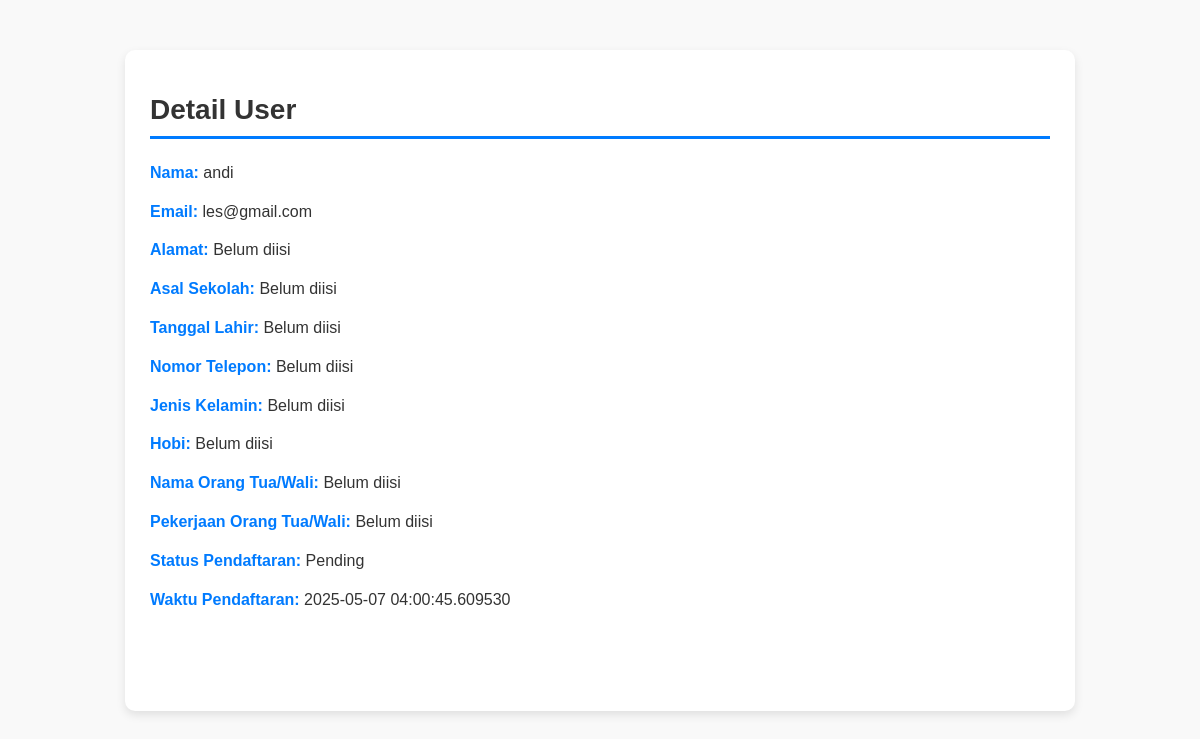
/user_detail/1, run on an earlier commit of the app's database.
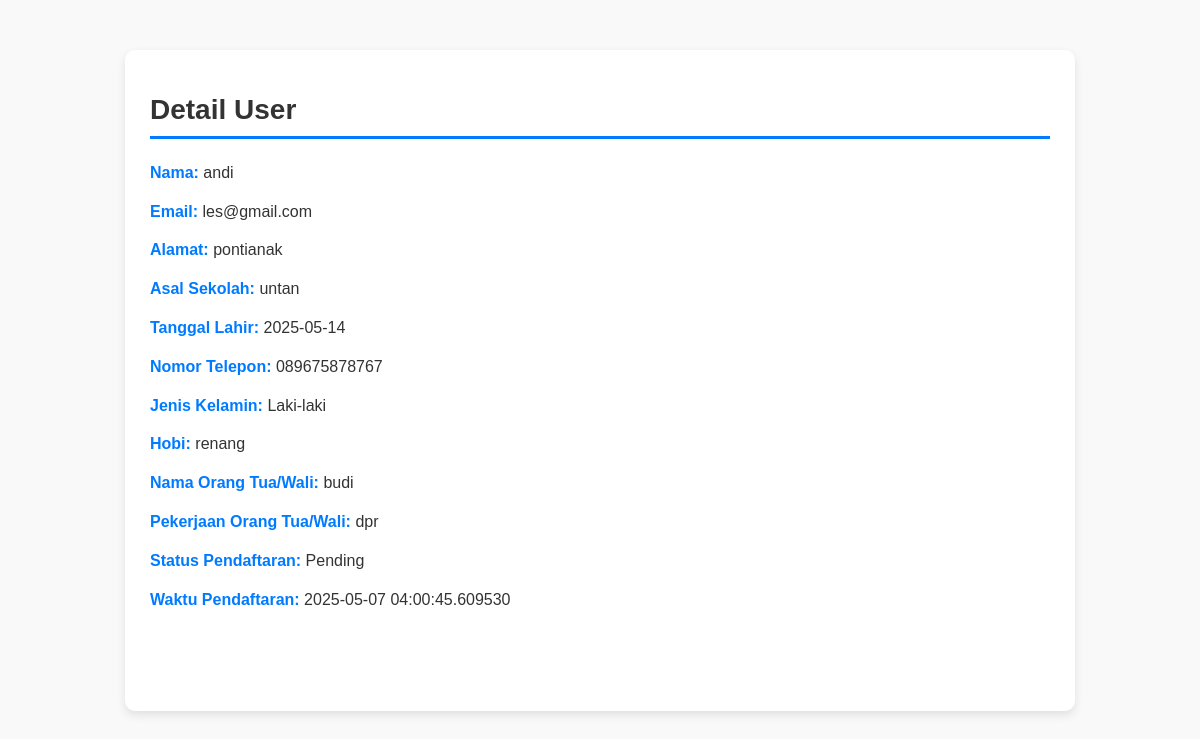
And on a later commit of the database.
### models.py (models this page shows)
class User(db.Model):
    id = db.Column(db.Integer, primary_key=True)
    name = db.Column(db.String(100), nullable=False)
    email = db.Column(db.String(100), unique=True, nullable=False)
    password = db.Column(db.String(100), nullable=False)
    status = db.Column(db.String(20), default='Pending')  # Pending, Approved, Rejected
    school = db.Column(db.String(100), nullable=True)  # Asal sekolah
    address = db.Column(db.String(200), nullable=True)  # Alamat
    birth_date = db.Column(db.Date, nullable=True)  # Tanggal lahir
    phone = db.Column(db.String(15), nullable=True)  # Nomor telepon
    gender = db.Column(db.String(20), nullable=True)  # Jenis kelamin
    hobby = db.Column(db.String(200), nullable=True)  # Hobi
    parent_name = db.Column(db.String(100), nullable=True)  # Nama orang tua/wali
    parent_job = db.Column(db.String(100), nullable=True)  # Pekerjaan orang tua/wali
    created_at = db.Column(db.DateTime, default=datetime.utcnow)  # Waktu pendaftaran

### app.py (the view)
@app.route('/user_detail/<int:user_id>')
def user_detail(user_id):
    user = User.query.get(user_id)
    if not user:
        flash('User tidak ditemukan.')
        return redirect(url_for('dashboard_admin'))
    return render_template('user_detail.html', user=user)

### templates/user_detail.html (shortened to what this page needs)
<!DOCTYPE html>
<html>
<head>
    <link rel="stylesheet" type="text/css" href="{{ url_for('static', filename='css/styles.css') }}">
</head>
<body>
    {% block content %}
    <div class="container">
        <h1>Detail User</h1>
        <p><strong>Nama:</strong> {{ user.name }}</p>
        <p><strong>Email:</strong> {{ user.email }}</p>
        <p><strong>Alamat:</strong> {{ user.address or 'Belum diisi' }}</p>
        <p><strong>Asal Sekolah:</strong> {{ user.school or 'Belum diisi' }}</p>
        <p><strong>Tanggal Lahir:</strong> {{ user.birth_date or 'Belum diisi' }}</p>
        <p><strong>Nomor Telepon:</strong> {{ user.phone or 'Belum diisi' }}</p>
        <p><strong>Jenis Kelamin:</strong> {{ user.gender or 'Belum diisi' }}</p>
        <p><strong>Hobi:</strong> {{ user.hobby or 'Belum diisi' }}</p>
        <p><strong>Nama Orang Tua/Wali:</strong> {{ user.parent_name or 'Belum diisi' }}</p>
        <p><strong>Pekerjaan Orang Tua/Wali:</strong> {{ user.parent_job or 'Belum diisi' }}</p>
        <p><strong>Status Pendaftaran:</strong> {{ user.status }}</p>
        <p><strong>Waktu Pendaftaran:</strong> {{ user.created_at }}</p>
        <a href="{{ url_for('dashboard_admin') }}" class="btn">Kembali ke Dashboard Admin</a>
    </div>
    {% endblock %}
</body>
</html>

What changed in the data, as far as the page shows it:
changed User "andi": address "Belum diisi" → "pontianak"; school "Belum diisi" → "untan"; birth_date "Belum diisi" → "2025-05-14"; phone "Belum diisi" → "089675878767"; gender "Belum diisi" → "Laki-laki"; hobby "Belum diisi" → "renang"; parent_name "Belum diisi" → "budi"; parent_job "Belum diisi" → "dpr"
